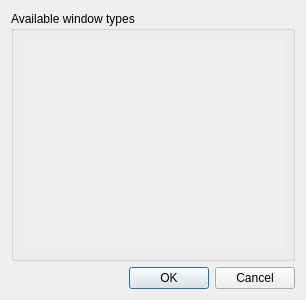
<?xml version="1.0" encoding="UTF-8"?>
<ui version="4.0">
 <class>WindowSelectionDialog</class>
 <widget class="QDialog" name="WindowSelectionDialog">
  <property name="geometry">
   <rect>
    <x>0</x>
    <y>0</y>
    <width>306</width>
    <height>300</height>
   </rect>
  </property>
  <property name="windowTitle">
   <string>Select window type</string>
  </property>
  <layout class="QVBoxLayout" name="verticalLayout_2">
   <item>
    <widget class="QGroupBox" name="groupBox">
     <property name="title">
      <string>Available window types</string>
     </property>
     <property name="flat">
      <bool>true</bool>
     </property>
     <layout class="QVBoxLayout" name="lay">
      <item>
       <widget class="QScrollArea" name="scrollArea">
        <property name="frameShape">
         <enum>QFrame::NoFrame</enum>
        </property>
        <property name="frameShadow">
         <enum>QFrame::Plain</enum>
        </property>
        <property name="widgetResizable">
         <bool>true</bool>
        </property>
        <widget class="QWidget" name="scrollAreaWidgetContents_2">
         <property name="geometry">
          <rect>
           <x>0</x>
           <y>0</y>
           <width>268</width>
           <height>220</height>
          </rect>
         </property>
         <layout class="QVBoxLayout" name="verticalLayout_3">
          <property name="leftMargin">
           <number>1</number>
          </property>
          <property name="topMargin">
           <number>1</number>
          </property>
          <property name="rightMargin">
           <number>1</number>
          </property>
          <property name="bottomMargin">
           <number>1</number>
          </property>
          <item>
           <layout class="QVBoxLayout" name="selection_layout"/>
          </item>
         </layout>
        </widget>
       </widget>
      </item>
     </layout>
    </widget>
   </item>
   <item>
    <widget class="QDialogButtonBox" name="buttonBox">
     <property name="orientation">
      <enum>Qt::Horizontal</enum>
     </property>
     <property name="standardButtons">
      <set>QDialogButtonBox::Cancel|QDialogButtonBox::Ok</set>
     </property>
    </widget>
   </item>
  </layout>
 </widget>
 <resources/>
 <connections>
  <connection>
   <sender>buttonBox</sender>
   <signal>accepted()</signal>
   <receiver>WindowSelectionDialog</receiver>
   <slot>accept()</slot>
   <hints>
    <hint type="sourcelabel">
     <x>248</x>
     <y>254</y>
    </hint>
    <hint type="destinationlabel">
     <x>157</x>
     <y>274</y>
    </hint>
   </hints>
  </connection>
  <connection>
   <sender>buttonBox</sender>
   <signal>rejected()</signal>
   <receiver>WindowSelectionDialog</receiver>
   <slot>reject()</slot>
   <hints>
    <hint type="sourcelabel">
     <x>316</x>
     <y>260</y>
    </hint>
    <hint type="destinationlabel">
     <x>286</x>
     <y>274</y>
    </hint>
   </hints>
  </connection>
 </connections>
</ui>
